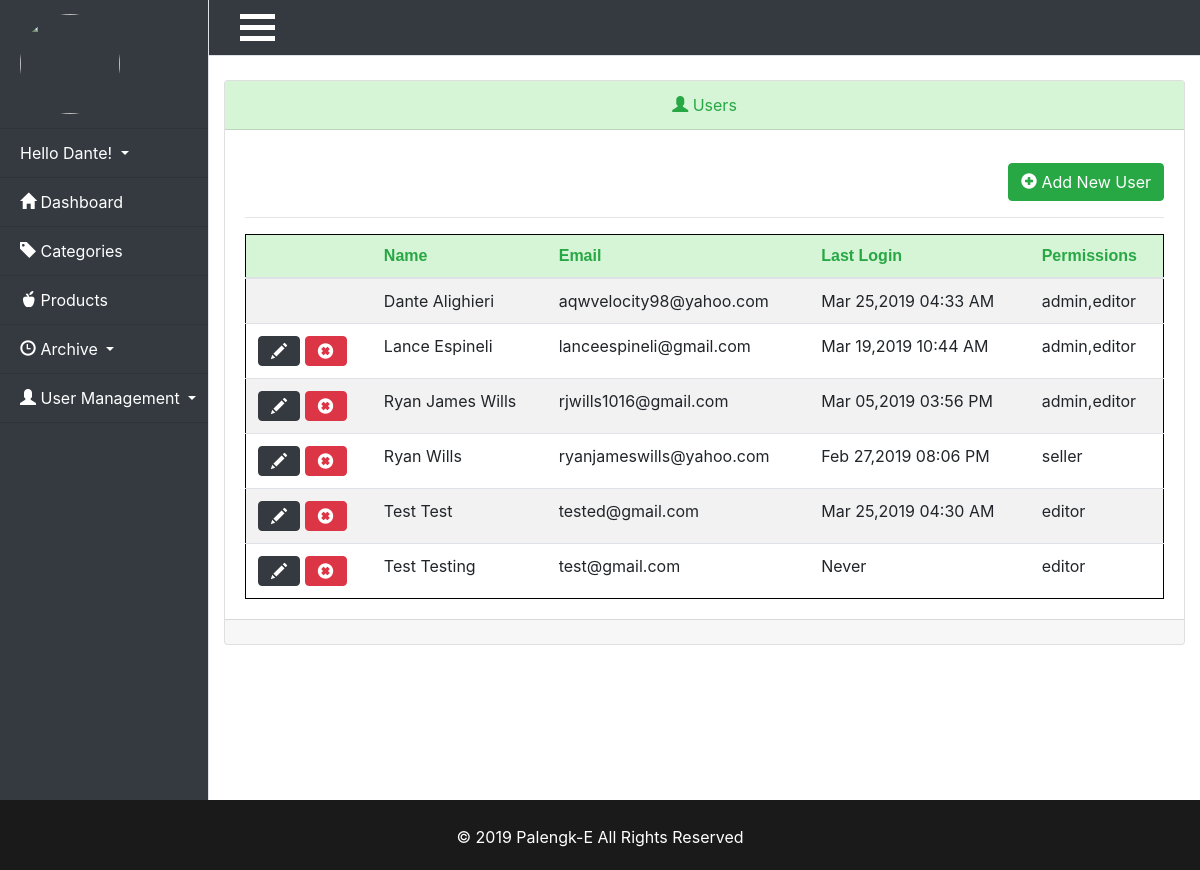
Page /Thesis/admin/users.php (signed in) on the committed database.
### tables this page shows
CREATE TABLE `users` (
  `User_id` int(11) NOT NULL,
  `Full_name` varchar(255) NOT NULL,
  `User_email` varchar(255) NOT NULL,
  `User_password` varchar(255) NOT NULL,
  `User_joindate` datetime NOT NULL DEFAULT CURRENT_TIMESTAMP,
  `User_login` datetime NOT NULL,
  `User_permission` varchar(255) NOT NULL,
  `Deleted` int(11) NOT NULL DEFAULT '0'
);

### Thesis/helpers/helpers.php (called while the page is built, shortened)
<?php
function revised_date($date){
  return date("M d,Y h:i A", strtotime($date));
}

### Thesis/system/initialize.php (called while the page is built, shortened)
<?php
$db = mysqli_connect('localhost','root','','thesisdatabase');
require_once BASEURL.'/helpers/helpers.php';
if(isset($_SESSION['SBUser'])){
  $user_id = $_SESSION['SBUser'];
  $query = $db->query("SELECT * FROM users WHERE User_id ='$user_id'");
  $user_data = mysqli_fetch_assoc($query);
  $fullname = explode(' ', $user_data['Full_name']);
  $user_data['first'] = $fullname[0];
  $user_data['last'] = $fullname[1];
}

### Thesis/admin/users.php (the view, shortened to what this page needs)
<?php
require_once '../system/initialize.php';
include 'includes/header.php';
include 'includes/sidebar.php';
if(isset($_GET['add']) || isset($_GET['edit'])){
$name = ((isset($_POST['name']))?linis($_POST['name']):'');
$email = ((isset($_POST['email']))?linis($_POST['email']):'');
$password = ((isset($_POST['password']))?linis($_POST['password']):'');
$confirm = ((isset($_POST['confirm']))?linis($_POST['confirm']):'');
$permissions = "seller";
$errors = array();
if(isset($_GET['edit'])){
  $edit_id = (int)$_GET['edit'];
  $userresults = $db->query("SELECT * FROM users WHERE User_id='$edit_id' AND Deleted = 0 ");
  $user= mysqli_fetch_assoc($userresults);
  $name = ((isset($_POST['name']) && !empty($_POST['name']))?linis($_POST['name']):$user['Full_name']);
  $email = ((isset($_POST['email']) && !empty($_POST['email']))?linis($_POST['email']):$user['User_email']);
}
if($_POST){
  $emailquery = $db->query("SELECT * FROM users WHERE User_email = '$email' ");
  $emailcount = mysqli_fetch_assoc($emailquery);
if (isset($_GET['edit'])){
}
else{
  if($emailcount != 0){
    $errors[] = 'Email already exists';
  }
}
  $required = array('name', 'email', 'password', 'confirm');
  foreach ($required as $f) {
    if(empty($_POST[$f])){
    $errors[] = 'You must fill out all fields';
    break;
    }
  }
  if(strlen($password) < 6){
    $errors[] = 'Your Password must be at least 6 characters';
  }
  if($password != $confirm){
    $errors[] = 'Your Passwords do not match';
  }
  if(!filter_var($email, FILTER_VALIDATE_EMAIL)){
    $errors[] = 'You must enter a valid email';
  }
  if(!empty($errors)){
    echo display_errors($errors);
  }else{
    if (isset($_GET['edit'])){
      $hashed = password_hash($password, PASSWORD_DEFAULT);
      $db->query("UPDATE users SET Full_name = '$name', User_email = '$email', User_password ='$hashed', User_permission ='$permissions' WHERE User_id = '$edit_id'");
      $_SESSION['success_flash'] = 'User has been updated';
      header('Location: users.php');
  }
  else{
    $hashed = password_hash($password, PASSWORD_DEFAULT);
    $db->query("INSERT INTO users (Full_name, User_email, User_password, User_permission) VALUES ('$name', '$email', '$hashed', '$permissions')");
    $_SESSION['success_flash'] = 'User has been added';
    header('Location: users.php');
  }
  }
}
?>
<br>
<div class="container">
  <div class="row">
    <div class="col-md-12">
        <div class="card">
  <div class="card-header text-center text-success">
<i class="glyphicon glyphicon-user"></i>
    <?= ((isset($_GET['edit']))?'Edit ':'Add new');?> User</div>
<br>
<div class="card-body">
  <form action="users.php?<?php echo ((isset($_GET['edit'])?'edit='.$edit_id :'add=1'));?>" method="post">
        <div class="row">
      <div class="form-group col-md-6">
        <label for="name">Full Name: </label>
        <input type="text" name="name" id="name" class="form-control" value="<?=$name?>">
      </div>
      <script>
      $('#name').keypress(function (e) {
              var regex = new RegExp("^[a-zA-Z ]+$");
              var str = String.fromCharCode(!e.charCode ? e.which : e.charCode);
              if (regex.test(str)) {
                  return true;
              }
              else
              {
              e.preventDefault();
              return false;
              }
          });
      </script>
      <div class="form-group col-md-6">
        <label for="email">Email: </label>
        <input type="email" name="email" id="email" class="form-control" value="<?=$email?>">
      </div>
      <div class="form-group col-md-6">
        <label for="password"><?php echo ((isset($_GET['edit']))?'New ':'')?>Password: </label>
        <input type="password" name="password" id="password" class="form-control" value="<?=$password?>">
      </div>
      <div class="form-group col-md-6">
        <label for="confirm">Confim Password: </label>
        <input type="password" name="confirm" id="confirm" class="form-control" value="<?=$confirm?>">
      </div>
    </div>
    </div>
    <div class="card-footer text-right">
      <a href="users.php" class="btn btn-danger ">Cancel</a>
      <button type="submit" class="btn btn-success"><?= ((isset($_GET['edit']))?'    <i class="glyphicon glyphicon-ok-sign"></i> Save changes': '<i class="glyphicon glyphicon-plus-sign"></i> Add User') ?></button>
    </div>
  </form>
</div>
</div>
</div>
</div>
<br>
<?php
}else{
$userquery = $db->query("SELECT * FROM users WHERE Deleted = 0 ORDER BY Full_name  ");
 ?>
<br>
 <div class="container">
         <div class="card">
                   <div class="card-header text-center text-success">
<i class="glyphicon glyphicon-user"></i>
                     Users</div>
    <div class="card-body">
      <br>
 <br/>
 <div class="row justify-content-end">
 <a href="users.php?add=1" class="btn btn-success" id="add-product-btn"><i class="glyphicon glyphicon-plus-sign"></i> Add New User </a>
</div>
<hr>
 <div class="table-responsive">
<table class="table table-striped ">
  <thead class="text-success">
    <th></th>
    <th>Name</th>
    <th class="th-xs">Email</th>
    <th>Last Login</th>
    <th>Permissions</th>
  </thead>
  <tbody>
    <?php while($user = mysqli_fetch_assoc($userquery)): ?>
    <tr>
    <td>
      <?php if($user['User_id'] != $user_data['User_id']):?>
        <a href="users.php?edit=<?php echo $user['User_id']?>" class="btn btn-dark btn-xs"><i class="glyphicon glyphicon-pencil"></i></a>
        <a href="users.php?delete=<?php echo $user['User_id']?>" class="btn btn-danger btn-xs"><i class="glyphicon glyphicon-remove-sign"></i></a>
      <?php endif;?>
    </td>
    <td><?= $user['Full_name'];?></td>
    <td><?= $user['User_email'];?></td>
    <td><?= (($user['User_login'] == '0000-00-00 00:00:00')?'Never':revised_date($user['User_login']));?></td>
    <td><?= $user['User_permission'];?></td>
    </tr>
    <?php endwhile; ?>
  </tbody>
</table>
</div>
</div>
<div class="card-footer text-right">
</div>
</div>
</div>
<br>
<?php }
include 'includes/footer.php'
 ?>

### Thesis/css/main.css (style rules this page uses)
html { margin:0; padding:0; height:100% }
body { margin:0; padding:0; height:100%; background-image: url("../images/newbackground.jpg"); background-size: 100vw 100vh; background-attachment: fixed; }
.table { margin: 0 auto; border: 1px solid black; }
.card-header { background-color: #d6f5d6; }
.table th { background-color: #d6f5d6; border: none; font-family: helvetica; }
#add-product-btn { margin-top: -35px; margin-right: 15px; }
body { overflow-x: hidden; }

### rows in the picture
users: Full_name "Dante Alighieri", User_email "aqwvelocity98@yahoo.com", User_login "Mar 25,2019 04:33 AM", User_permission "admin,editor"
users: Full_name "Lance Espineli", User_email "lanceespineli@gmail.com", User_login "Mar 19,2019 10:44 AM", User_permission "admin,editor"
users: Full_name "Ryan James Wills", User_email "rjwills1016@gmail.com", User_login "Mar 05,2019 03:56 PM", User_permission "admin,editor"
users: Full_name "Ryan Wills", User_email "ryanjameswills@yahoo.com", User_login "Feb 27,2019 08:06 PM", User_permission "seller"
users: Full_name "Test Test", User_email "tested@gmail.com", User_login "Mar 25,2019 04:30 AM", User_permission "editor"
users: Full_name "Test Testing", User_email "test@gmail.com", shows "Never", User_permission "editor"

### other values in the picture
$user_data['first'] "Dante"
